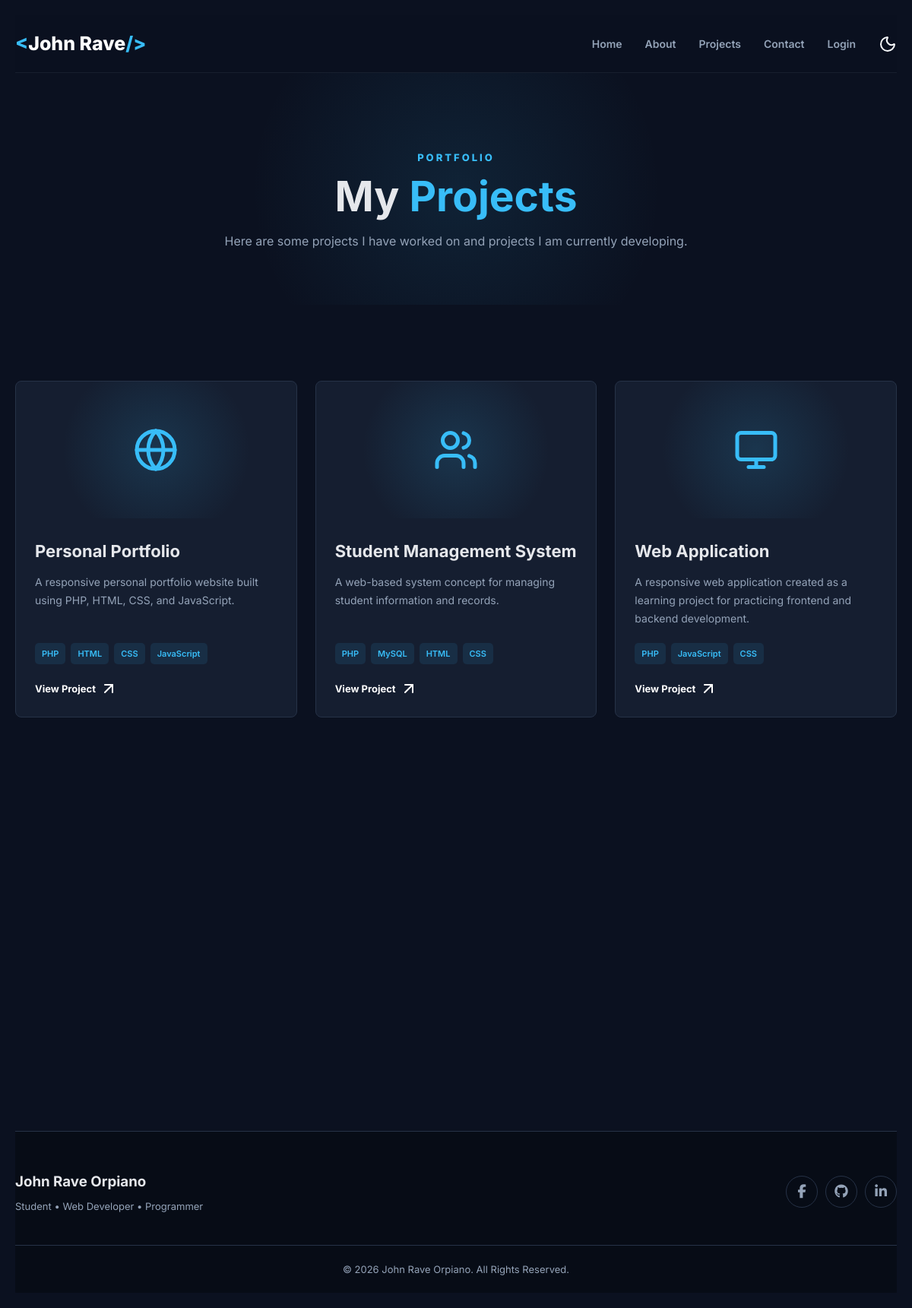
Screenshot of /pages/projects.php with the database file from the repository.
### tables this page shows
CREATE TABLE IF NOT EXISTS projects (
  id           INT UNSIGNED AUTO_INCREMENT PRIMARY KEY,
  title        VARCHAR(120) NOT NULL,
  description  TEXT NOT NULL,
  technologies VARCHAR(255) NOT NULL,
  icon         VARCHAR(50)  NOT NULL DEFAULT 'globe',
  link         VARCHAR(255) NULL,
  is_featured  TINYINT(1) NOT NULL DEFAULT 0,
  sort_order   INT NOT NULL DEFAULT 0,
  created_at   TIMESTAMP DEFAULT CURRENT_TIMESTAMP
);

### includes/db.php (called while the page is built, shortened)
<?php
function db(): PDO
{
    static $pdo = null;
    if ($pdo === null) {
        $dsn = "mysql:host=" . DB_HOST . ";dbname=" . DB_NAME . ";charset=utf8mb4";
        $pdo = new PDO($dsn, DB_USER, DB_PASS, [
            PDO::ATTR_ERRMODE            => PDO::ERRMODE_EXCEPTION,
            PDO::ATTR_DEFAULT_FETCH_MODE => PDO::FETCH_ASSOC,
            PDO::ATTR_EMULATE_PREPARES   => false,
        ]);
    }
    return $pdo;
}
function safe_url(?string $url): string
{
    return ($url !== null && preg_match('#^https?://#i', $url)) ? $url : "#";
}

### pages/projects.php (the view, shortened to what this page needs)
<?php
require_once __DIR__ . "/../includes/db.php";
$projects = [];
try {
    $projects = db()->query(
        "SELECT title, description, technologies, icon, link
         FROM projects ORDER BY sort_order, id"
    )->fetchAll();
} catch (PDOException $e) {
    error_log("Projects DB error: " . $e->getMessage());
}
include __DIR__ . "/../includes/header.php";
?>
<main>
    <section class="page-header">
        <div class="container">
            <p class="section-label">PORTFOLIO</p>
            <h1>My <span>Projects</span></h1>
            <p>Here are some projects I have worked on and projects I am currently developing.</p>
        </div>
    </section>
    <section class="section">
        <div class="container">
            <div class="projects-grid">
                <?php foreach ($projects as $project): ?>
                    <?php $url = safe_url($project["link"]); ?>
                    <article class="project-card">
                        <div class="project-icon"><i data-lucide="<?= htmlspecialchars($project["icon"]) ?>"></i></div>
                        <div class="project-body">
                            <h2><?= htmlspecialchars($project["title"]) ?></h2>
                            <p><?= htmlspecialchars($project["description"]) ?></p>
                            <div class="tech-list">
                                <?php foreach (explode(",", $project["technologies"]) as $tech): ?><span><?= htmlspecialchars(trim($tech)) ?></span><?php endforeach; ?>
                            </div>
                            <a href="<?= htmlspecialchars($url) ?>" class="project-link"<?= $url !== "#" ? ' target="_blank" rel="noopener noreferrer"' : "" ?>>View Project <i data-lucide="arrow-up-right"></i></a>
                        </div>
                    </article>
                <?php endforeach; ?>
            </div>
        </div>
    </section>
</main>
<?php include __DIR__ . "/../includes/footer.php"; ?>

### assets/css/style.css (style rules this page uses)
* { margin: 0; padding: 0; box-sizing: border-box; }
html { scroll-behavior: smooth; }
body { font-family: "Inter", sans-serif; background: #0b1120; color: #e5e7eb; line-height: 1.7; margin: 20px; }
a { text-decoration: none; color: inherit; }
:root { --background: #0b1120; --background-light: #111827; --card: #151e30; --border: #263247; --text: #f8fafc; --text-muted: #94a3b8; --primary: #38bdf8; --primary-dark: #0ea5e9; --max-width: 1150px; }
.small-title, .section-label { color: var(--primary); font-size: 13px; font-weight: 800; letter-spacing: 3px; margin-bottom: 10px; }
.hero h1 span, .section-heading h2 span, .page-header h1 span { color: var(--primary); }
.section { padding: 100px 0; }
.page-header { padding: 100px 0 70px; text-align: center; background: radial-gradient( circle at center, rgba(56, 189, 248, 0.1), transparent 45% ); }
.page-header h1 { font-size: 55px; line-height: 1.1; margin-bottom: 15px; }
.page-header > div > p:last-child { color: var(--text-muted); }
.projects-grid { display: grid; grid-template-columns: repeat(auto-fit, minmax(min(100%, 300px), 1fr)); gap: 24px; }
.project-card { display: flex; flex-direction: column; overflow: hidden; background: var(--card); border: 1px solid var(--border); border-radius: 8px; transition: transform 0.25s ease, border-color 0.25s ease, box-shadow 0.25s ease; }
.project-icon { height: 180px; flex: 0 0 180px; display: flex; align-items: center; justify-content: center; background: radial-gradient( circle, rgba(56, 189, 248, 0.15), transparent 60% ); color: var(--primary); }
.project-icon svg { width: 60px; height: 60px; }
.project-body { display: flex; flex: 1; flex-direction: column; padding: 25px; }
.project-body h2 { font-size: 22px; margin-bottom: 10px; }
.project-body p { color: var(--text-muted); font-size: 14px; flex: 1; }
.tech-list { display: flex; flex-wrap: wrap; gap: 7px; margin: 20px 0; }
.tech-list span { padding: 5px 9px; border-radius: 5px; background: rgba(56, 189, 248, 0.1); color: var(--primary); font-size: 11px; font-weight: 600; }
.project-link { display: inline-flex; align-items: center; gap: 5px; color: white; font-size: 13px; font-weight: 700; }
.animate { opacity: 0; transform: translateY(25px); transition: opacity 0.6s ease, transform 0.6s ease; }
.animate.show { opacity: 1; transform: translateY(0); }

### rows the page displays
projects: title "Personal Portfolio", description "A responsive personal portfolio website built using PHP, HTML, CSS, and JavaScript.", technologies "PHP", technologies "HTML", technologies "CSS", technologies "JavaScript"
projects: title "Student Management System", description "A web-based system concept for managing student information and records.", technologies "PHP", technologies "MySQL", technologies "HTML", technologies "CSS"
projects: title "Web Application", description "A responsive web application created as a learning project for practicing frontend and backend development.", technologies "PHP", technologies "JavaScript", technologies "CSS"
